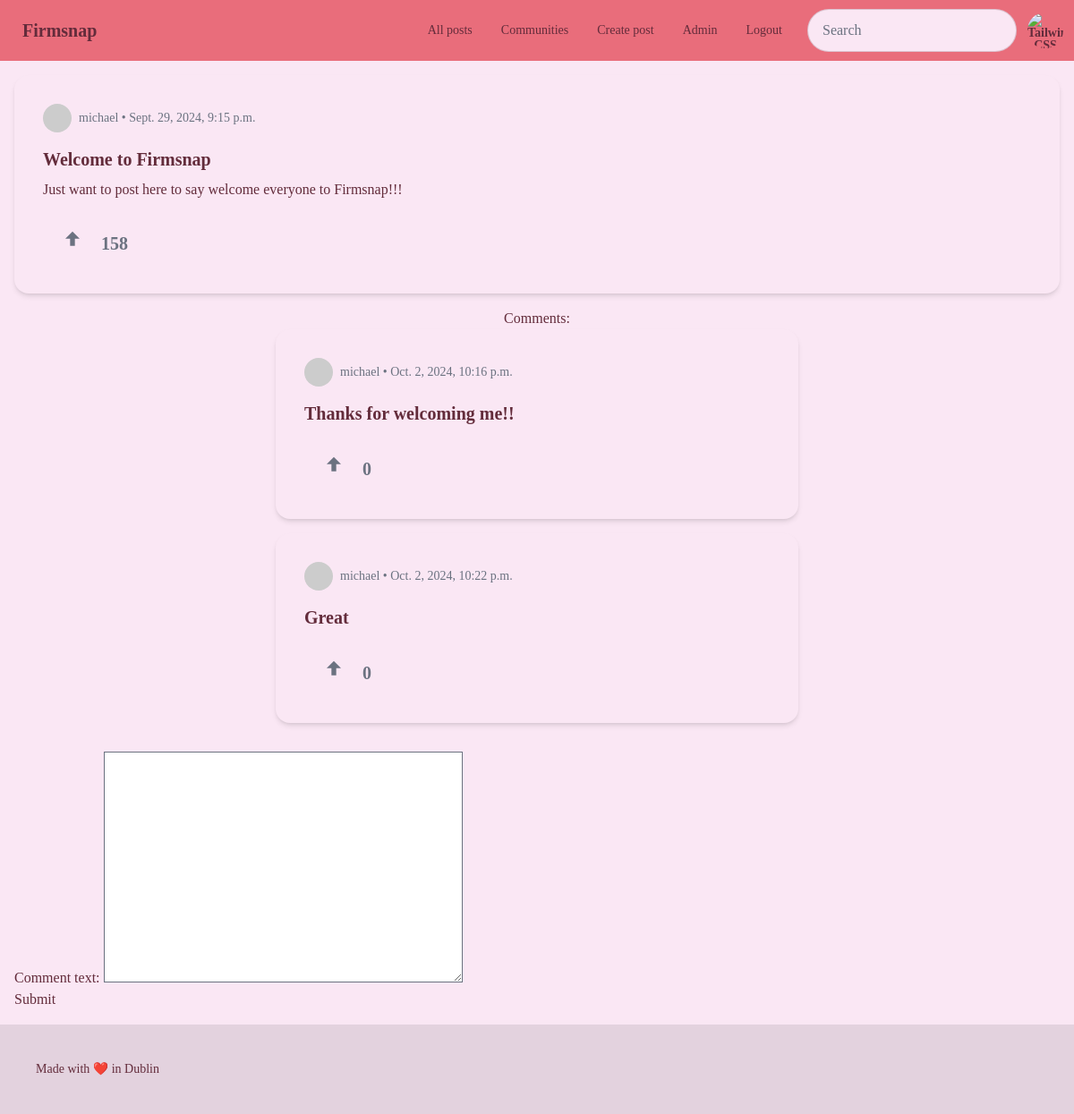
/app/post/1 (signed in), run on an earlier commit of the app's database.
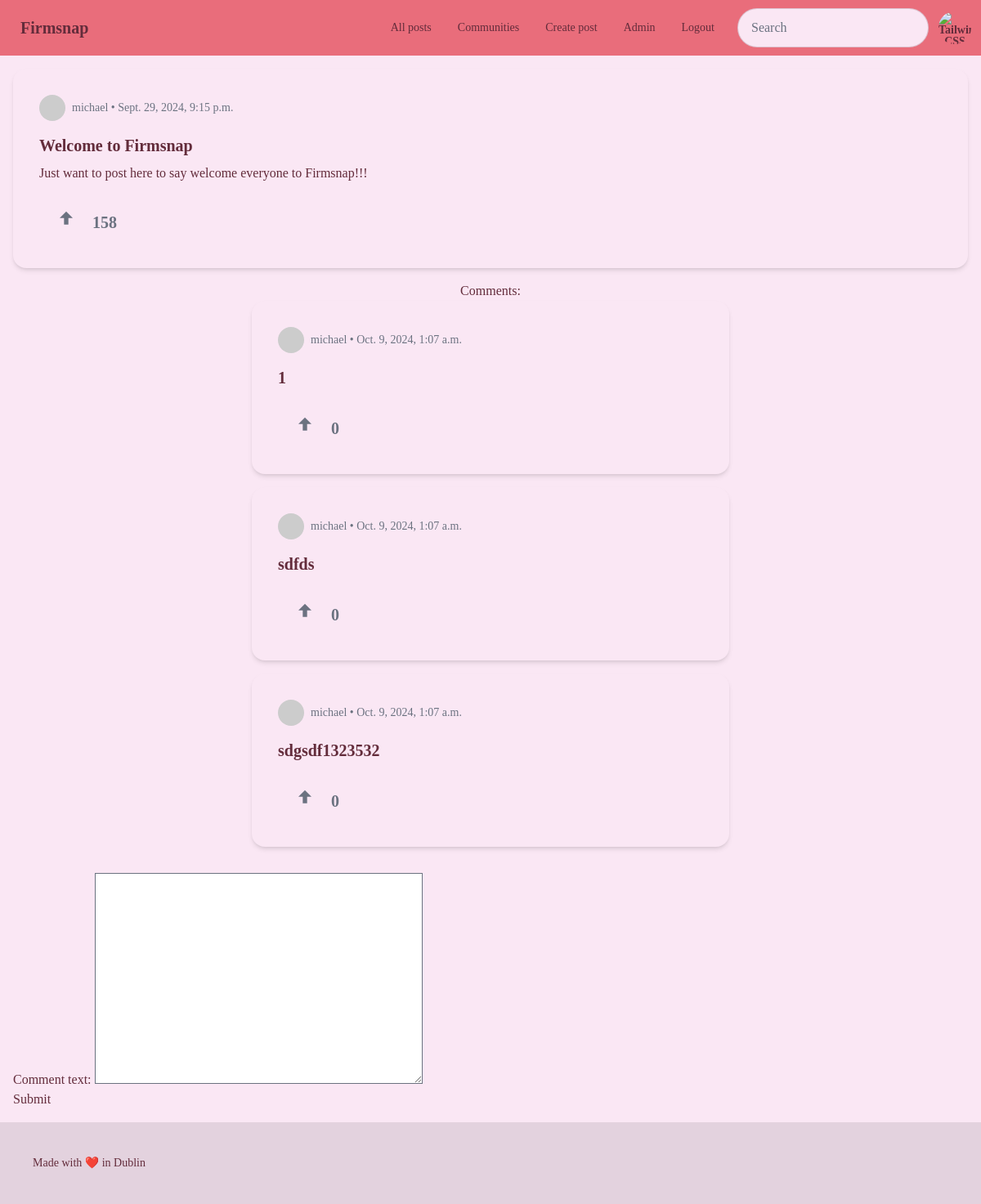
And on a later commit of the database.
### app/models.py (models this page shows, shortened)
class Post(models.Model):
    organisation_id = models.ForeignKey(Organisation, on_delete=models.CASCADE)
    user_id = models.ForeignKey(User, on_delete=models.CASCADE)
    post_title = models.CharField(max_length=200, default="Untitled Post")
    post_text = models.TextField(max_length=2000)
    pub_date = models.DateTimeField(auto_now_add=True)
    votes = models.IntegerField(default=0)

class User(AbstractUser):
    organisation_id = models.ForeignKey(
        Organisation, on_delete=models.CASCADE, null=True, blank=True
    )
    is_org_admin = models.BooleanField(default=False)
    is_active = models.BooleanField(default=True)

class Comment(models.Model):
    user_id = models.ForeignKey(User, on_delete=models.CASCADE)
    post_id = models.ForeignKey(Post, on_delete=models.CASCADE)
    organisation_id = models.ForeignKey(Organisation, on_delete=models.CASCADE)
    comment_text = models.TextField(max_length=2000)
    pub_date = models.DateTimeField(auto_now_add=True)
    votes = models.IntegerField(default=0)

### app/views.py (the view)
# urls.py: path("post/<int:post_id>", views.post_detail, name="post_detail"),
def post_detail(request, post_id):
    user = request.user
    post_obj = get_object_or_404(Post, id=post_id)
    if user.is_authenticated and user.organisation_id == post_obj.organisation_id:
        if request.method == "POST":
            comment_form = CommentCreationForm(request.POST)
            if comment_form.is_valid():
                new_comment = comment_form.save(commit=False)
                new_comment.user_id = user
                new_comment.post_id = Post.objects.get(pk=post_id)
                new_comment.organisation_id = user.organisation_id
                new_comment.save()
                return redirect("post_detail", post_id=post_id)
        else:
            comment_form = CommentCreationForm()
        list_of_comments = Comment.objects.filter(post_id=post_id)
        template = loader.get_template("app/post_detail.html")
        context = {
            "post_obj": post_obj,
            "list_of_comments": list_of_comments,
            "comment_form": comment_form,
            "post_id": post_id,
        }
        return HttpResponse(template.render(context, request))
    else:
        return redirect("login")

### app/forms.py
class CommentCreationForm(forms.ModelForm):
    class Meta:
        model = Comment
        fields = ["comment_text"]

### app/templates/app/post_detail.html (shortened to what this page needs)
{% extends 'app/base.html' %}
{% block content %}
  {% if post_obj %}
    <div class="card w-full bg-base-100 shadow-md mb-4">
      <div class="card-body">
        <div class="flex items-center mb-2">
          <div class="avatar">
            <div class="w-8 h-8 rounded-full">
              <img src="https://i.pravatar.cc/150?img=3" alt="User Avatar" />
            </div>
          </div>
          <span class="ml-2 text-sm text-gray-500">{{ post_obj.user_id.username }} • {{ post_obj.pub_date }}</span>
        </div>
        <h2 class="card-title">{{ post_obj.post_title }}</h2>
        <p>{{ post_obj.post_text }}</p>
        <div class="card-actions mt-4">
          <div class="flex space-x-2">
            <button class="btn btn-ghost text-gray-500 hover:text-green-500 flex items-center space-x-2">
              <svg xmlns="http://www.w3.org/2000/svg" class="h-8 w-8 inline" fill="currentColor" viewBox="0 0 24 24">
                <path d="M12 2l-6 6h4v6h4v-6h4z" />
              </svg>
              <span class="text-xl font-bold">{{ post_obj.votes }}</span>
            </button>
          </div>
        </div>
      </div>
    </div>
    <div class="flex flex-col items-center justify-center mb-4">
      <p>Comments:</p>
      {% for comment in list_of_comments %}
        <div class="card w-full sm:w-6/12 bg-base-100 shadow-md mb-4">
          <div class="card-body">
            <div class="flex items-center mb-2">
              <div class="avatar">
                <div class="w-8 h-8 rounded-full">
                  <img src="https://i.pravatar.cc/150?img=3" alt="User Avatar" />
                </div>
              </div>
              <span class="ml-2 text-sm text-gray-500">{{ comment.user_id.username }} • {{ comment.pub_date }}</span>
            </div>
            <h2 class="card-title">{{ comment.comment_text }}</h2>
            <div class="card-actions mt-4">
              <div class="flex space-x-2">
                <button class="btn btn-ghost text-gray-500 hover:text-green-500 flex items-center space-x-2">
                  <svg xmlns="http://www.w3.org/2000/svg" class="h-8 w-8 inline" fill="currentColor" viewBox="0 0 24 24">
                    <path d="M12 2l-6 6h4v6h4v-6h4z" />
                  </svg>
                  <span class="text-xl font-bold">{{ comment.votes }}</span>
                </button>
              </div>
            </div>
          </div>
        </div>
      {% endfor %}
    </div>
    <form action="{% url 'post_detail' post_id %}" method="post">
      {{ comment_form }}
      <input type="submit" value="Submit" />
    </form>
  {% else %}
    <p>Post not found</p>
  {% endif %}
{% endblock %}

### app/templates/app/base.html (shortened to what this page needs)
{% load static tailwind_tags %}
<!DOCTYPE html>
<html lang="en" data-theme="valentine">
  <head>
    {% tailwind_css %}
  </head>
  <body class="font-serif leading-normal tracking-normal">
    <div class="navbar bg-primary">
      <div class="flex-1">
        <a class="btn btn-ghost text-xl">Firmsnap</a>
      </div>
      <div class="flex-none gap-2">
        <div class="navbar-center hidden lg:flex">
          <ul class="menu menu-horizontal px-1">
            <li>
              <a href="/">All posts</a>
            </li>
            <li>
              <a href="/about/">Communities</a>
            </li>
            <li>
              <a href="post/create">Create post</a>
            </li>
            <li>
              <a href="{% url 'org_admin_panel' %}">Admin</a>
            </li>
            <li>
              <form id="logout-form-desktop" action="{% url 'logout' %}" method="POST" style="display: inline;">
                <a href="#" onclick="document.getElementById('logout-form-desktop').submit(); return false;">Logout</a>
              </form>
            </li>
          </ul>
        </div>
        <div class="form-control">
          <input type="text" placeholder="Search" class="input input-bordered w-24 md:w-auto" />
        </div>
        <div class="dropdown dropdown-end">
          <div tabindex="0" role="button" class="btn btn-ghost btn-circle avatar">
            <div class="w-10 rounded-full">
              <img alt="Tailwind CSS Navbar component" src="https://img.daisyui.com/images/stock/photo-1534528741775-53994a69daeb.webp" />
            </div>
          </div>
        </div>
      </div>
    </div>
    <main class="p-4">
      {% block content %}
      {% endblock %}
    </main>
    <footer class="footer p-10 bg-base-200 text-base-content">
      <p>Made with ❤️ in Dublin</p>
    </footer>
  </body>
</html>

What changed in the data, as far as the page shows it:
removed Comment: user_id.username "michael", pub_date "Oct. 2, 2024, 10:16 p.m.", comment_text "Thanks for welcoming me!!", votes "0"
removed Comment: user_id.username "michael", pub_date "Oct. 2, 2024, 10:22 p.m.", comment_text "Great", votes "0"
added Comment: user_id.username "michael", pub_date "Oct. 9, 2024, 1:07 a.m.", comment_text "1", votes "0"
added Comment: user_id.username "michael", pub_date "Oct. 9, 2024, 1:07 a.m.", comment_text "sdfds", votes "0"
added Comment: user_id.username "michael", pub_date "Oct. 9, 2024, 1:07 a.m.", comment_text "sdgsdf1323532", votes "0"
